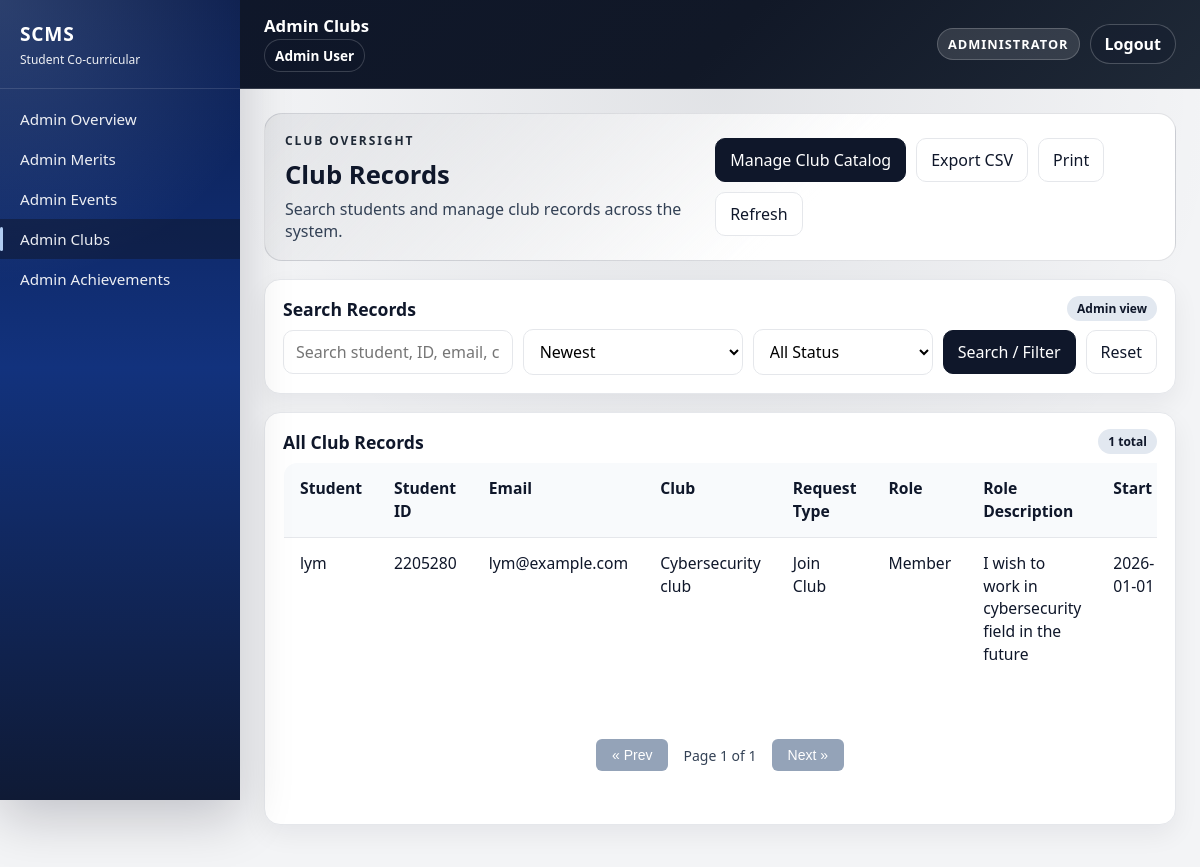
Screenshot of /public/index.php?url=club/index (signed in) with the database file from the repository.
### tables this page shows
CREATE TABLE `clubs` (
  `clubID` int(11) NOT NULL,
  `userID` int(11) NOT NULL,
  `clubName` varchar(150) NOT NULL,
  `role` varchar(100) DEFAULT NULL,
  `roleDescription` text DEFAULT NULL,
  `request_type` enum('join','role_change') NOT NULL DEFAULT 'join',
  `startDate` date DEFAULT NULL,
  `endDate` date DEFAULT NULL,
  `status` enum('pending','approved','rejected') NOT NULL DEFAULT 'pending',
  `submitted_at` timestamp NOT NULL DEFAULT current_timestamp(),
  `reviewed_at` timestamp NULL DEFAULT NULL,
  `reviewed_by` int(11) DEFAULT NULL,
  `review_note` text DEFAULT NULL,
  `evidence_path` varchar(255) DEFAULT NULL
);

CREATE TABLE `users` (
  `userID` int(11) NOT NULL,
  `student_id` varchar(20) NOT NULL,
  `name` varchar(100) NOT NULL,
  `email` varchar(100) NOT NULL,
  `passwordHash` varchar(255) NOT NULL,
  `isAdmin` tinyint(1) DEFAULT 0,
  `created_at` timestamp NOT NULL DEFAULT current_timestamp()
);

### app/models/Club.php (called while the page is built, shortened)
<?php
class Club {
    public static function getAllWithUser($search = null, $sort = null, $status = null) {
        $db = Database::connect();
        $allowedSort = [
            'clubID' => 'c.clubID',
            'clubName' => 'c.clubName',
            'role' => 'c.role',
            'request_type' => 'c.request_type',
            'startDate' => 'c.startDate',
            'endDate' => 'c.endDate',
            'student' => 'u.name',
            'student_id' => 'u.student_id',
            'status' => 'c.status',
        ];
        $sortColumn = $allowedSort[$sort] ?? 'c.clubID';
        $sql = "SELECT c.*, u.name AS userName, u.email AS userEmail, u.student_id AS studentId
                FROM clubs c
                JOIN users u ON u.userID = c.userID";
        $params = [];
        $sql .= " ORDER BY {$sortColumn} DESC";
        $stmt = $db->prepare($sql);
        $stmt->execute($params);
        return $stmt->fetchAll(PDO::FETCH_ASSOC);
    }
}
?>

### app/views/admin/club_index.php (the view, shortened to what this page needs)
<?php require "../app/views/layout/header.php"; ?>
<?php require "../app/views/layout/sidebar.php"; ?>
<div class="main module-page">
    <div class="topbar admin-topbar">
        <div class="topbar-left">
            <div class="topbar-title">Admin Clubs</div>
            <div class="topbar-user-inline">
                <?= htmlspecialchars($_SESSION['user_name'] ?? '', ENT_QUOTES, 'UTF-8'); ?>
            </div>
        </div>
        <div class="topbar-actions">
            <div class="admin-badge">Administrator</div>
            <form method="POST" action="index.php?url=auth/logout">
                <button type="submit" class="topbar-logout">Logout</button>
            </form>
        </div>
    </div>
    <div class="content admin-content">
        <div class="content-inner">
    <?php
        $exportParams = ['url' => 'club/export'];
        $exportUrl = 'index.php?' . http_build_query($exportParams);
    ?>
    <div class="admin-hero">
        <div>
            <div class="admin-eyebrow">Club Oversight</div>
            <h1 class="admin-title">Club Records</h1>
            <p class="admin-subtitle">Search students and manage club records across the system.</p>
        </div>
        <div class="admin-hero-actions">
            <a class="btn" href="index.php?url=club/create">Manage Club Catalog</a>
            <a class="btn btn-secondary no-print" href="<?= htmlspecialchars($exportUrl, ENT_QUOTES, 'UTF-8') ?>">Export CSV</a>
            <button class="btn btn-secondary" type="button" onclick="window.print()">Print</button>
            <a class="btn btn-secondary" href="index.php?url=club/index">Refresh</a>
        </div>
    </div>
    <div class="admin-section">
        <div class="admin-section-header">
            <h2 class="admin-section-title">Search Records</h2>
            <span class="admin-section-chip">Admin view</span>
        </div>
        <div class="admin-section-body">
            <form method="GET" class="filter-bar">
                    <input
                        type="text"
                        name="search"
                        class="input"
                        placeholder="Search student, ID, email, club, role, request type, or description..."
                        value="<?= isset($_GET['search']) ? htmlspecialchars($_GET['search'], ENT_QUOTES, 'UTF-8') : '' ?>">
                <?php $currentSort = $_GET['sort'] ?? 'clubID'; ?>
                <select name="sort" class="input">
                    <option value="clubID" <?= $currentSort === 'clubID' ? 'selected' : '' ?>>Newest</option>
                </select>
                <?php $currentStatus = $_GET['status'] ?? ''; ?>
                <select name="status" class="input">
                    <option value="" <?= $currentStatus === '' ? 'selected' : '' ?>>All Status</option>
                </select>
                <button class="btn" type="submit">Search / Filter</button>
                <a class="btn btn-secondary" href="index.php?url=club/index">Reset</a>
            </form>
        </div>
    </div>
    <div class="admin-section">
        <div class="admin-section-header">
            <h2 class="admin-section-title">All Club Records</h2>
            <span class="admin-section-chip"><?= is_array($clubs) ? count($clubs) : 0 ?> total</span>
        </div>
        <div class="admin-section-body">
            <table class="admin-table co-records-table">
                <tr>
                    <th>Student</th>
                    <th>Student ID</th>
                    <th>Email</th>
                    <th>Club</th>
                    <th>Request Type</th>
                    <th>Role</th>
                    <th>Role Description</th>
                    <th>Start</th>
                </tr>
                <?php foreach ($clubs as $c): ?>
                    <tr>
                        <td><?= htmlspecialchars($c['userName'] ?? '-', ENT_QUOTES, 'UTF-8') ?></td>
                        <td><?= htmlspecialchars($c['studentId'] ?? '-', ENT_QUOTES, 'UTF-8') ?></td>
                        <td><?= htmlspecialchars($c['userEmail'] ?? '-', ENT_QUOTES, 'UTF-8') ?></td>
                        <td><?= htmlspecialchars($c['clubName'] ?? '-', ENT_QUOTES, 'UTF-8') ?></td>
                        <td><?= htmlspecialchars(((string) ($c['request_type'] ?? 'join')) === 'role_change' ? 'Role Change' : 'Join Club', ENT_QUOTES, 'UTF-8') ?></td>
                        <td><?= htmlspecialchars($c['role'] ?? '-', ENT_QUOTES, 'UTF-8') ?></td>
                        <td><?= htmlspecialchars($c['roleDescription'] ?? '-', ENT_QUOTES, 'UTF-8') ?></td>
                        <td><?= htmlspecialchars($c['startDate'] ?? '-', ENT_QUOTES, 'UTF-8') ?></td>
                    </tr>
                <?php endforeach; ?>
            </table>
        </div>
    </div>
        </div>
    </div>
</div>
<?php require "../app/views/layout/footer.php"; ?>

### app/views/layout/footer.php (style rules this page uses)
.table-responsive-wrapper table { min-width: 800px; width: 100%; }

### rows the page displays
clubs: userID.name "lym", userID.student_id "2205280", userID.email "lym@example.com", clubName "Cybersecurity club", request_type "Join Club", role "Member", roleDescription "I wish to work in cybersecurity field in the future", startDate "2026-01-01"

### other values shown
$_SESSION['user_name'] "Admin User"
count($clubs) "1"
